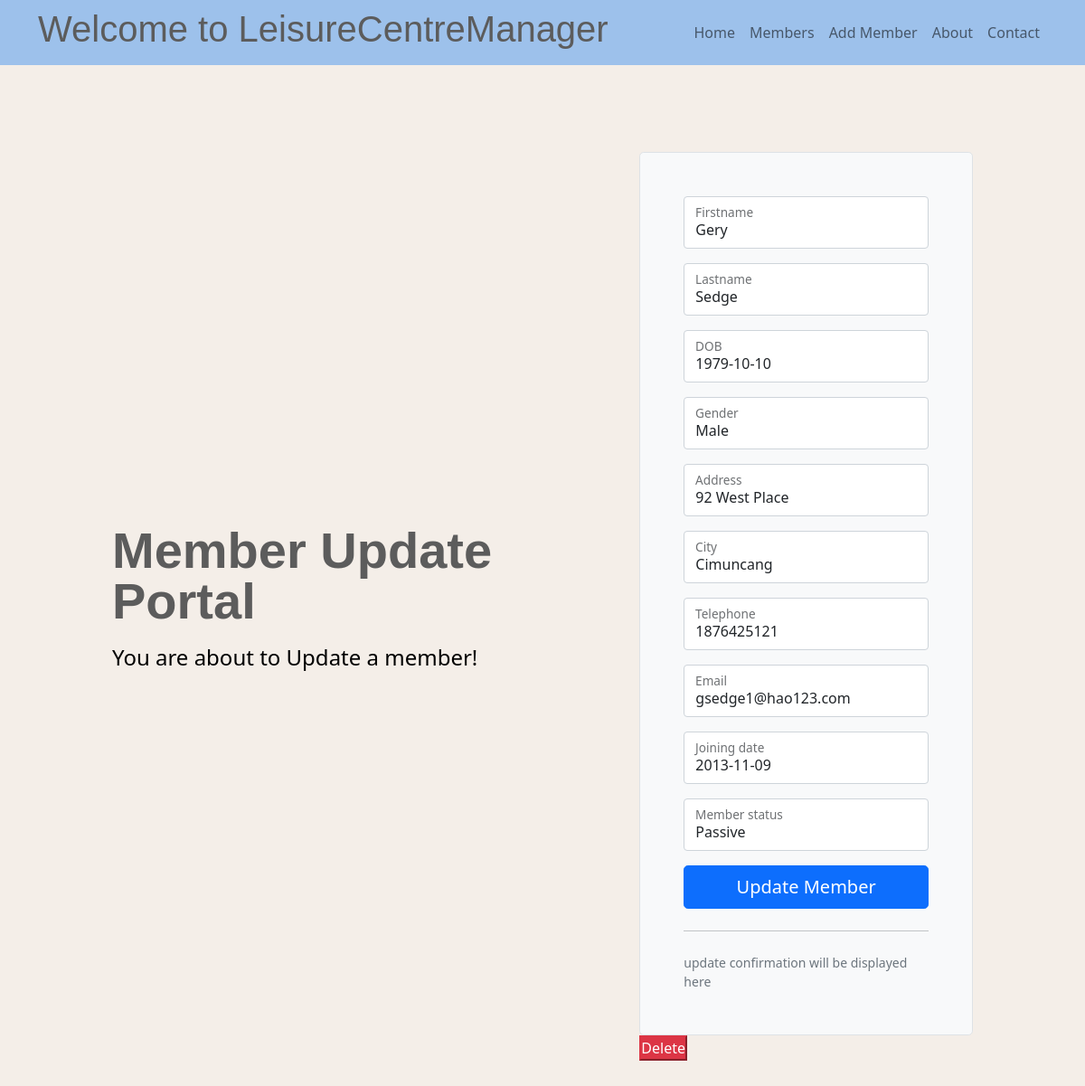
/2/update, run on the app's committed database.
### tables this page shows
CREATE TABLE "members" (
	"MemberID"	INTEGER NOT NULL UNIQUE,
	"Firstname"	TEXT NOT NULL,
	"Lastname"	TEXT NOT NULL,
	"DOB" TEXT NOT NULL,
	"Gender" TEXT,
	"Address" TEXT,
	"City" TEXT,
	"Telephone" TEXT NOT NULL,
	"Email"	TEXT NOT NULL,
	"Startdate" TEXT NOT NULL,
	"Membership" TEXT,
	PRIMARY KEY("MemberID" AUTOINCREMENT)
);

### app.py (the view, shortened to what this page needs)
@app.route("/<int:MemberID>/update", methods=("GET","POST"))
def update(MemberID):
    aMemberRecord = getMember(MemberID)
    return render_template("updateMember.html", title="Update Members", MemberRecord=aMemberRecord )

### app.py (called while the page is built)
def leisureCentreCon():
    conn = sql.connect(r"LeisureCenterManager by Flask\webflask\leisureCentre.db")  ### !!!! is r necessary!!
    conn.row_factory = sql.Row
    return conn

def getMember(recordID):
    memberConn = leisureCentreCon()
    cursor = memberConn.cursor()
    aMember = cursor.execute("SELECT* FROM members WHERE MemberID =?", (recordID,)).fetchone()
    memberConn.close()
    if aMember is None:
        abort(Response(f"No Record {aMember} was found in DB"))
    return aMember   # why dont we use else?

### templates/updateMember.html (shortened to what this page needs)
{% extends 'base.html' %} {% block content %}
<div class="container col-xl-10 col-xxl-8 px-4 py-5">
  <div class="row align-items-center g-lg-5 py-5">
    <div class="col-lg-7 text-center text-lg-start">
      <h1 class="display-4 fw-bold lh-1 mb-3">Member Update Portal</h1>
      <p class="col-lg-10 fs-4">
        {% block title %} You are about to {{MemberRecord['title']}} {% endblock
        %} Update a member!
      </p>
    </div>
    <div class="col-md-10 mx-auto col-lg-5">
      <form method="post" class="p-4 p-md-5 border rounded-3 bg-light">
        <div class="form-floating mb-3">
          <input
            type="text"
            class="form-control"
            id="Firstname"
            name="Firstname"
            placeholder="First Name"
            value="{{request.form['Firstname'] or MemberRecord['Firstname']}}"
          />
          <label for="Member">Firstname</label>
        </div>
        <div class="form-floating mb-3">
          <input
            type="text"
            class="form-control"
            id="Lastname"
            name="Lastname"
            placeholder="Lastname"
            value="{{request.form['Lastname'] or MemberRecord['Lastname']}}"
          />
          <label for="Member">Lastname</label>
        </div>
        <div class="form-floating mb-3">
          <input
            type="text"
            class="form-control"
            id="DOB"
            name="DOB"
            placeholder="Date of Birth"
            value="{{request.form['DOB'] or MemberRecord['DOB']}}"
          />
          <label for="Member">DOB</label>
        </div>
        <div class="form-floating mb-3">
          <input
            type="text"
            class="form-control"
            id="Gender"
            name="Gender"
            placeholder="Gender"
            value="{{request.form['Gender'] or MemberRecord['Gender']}}"
          />
          <label for="Member">Gender</label>
        </div>
        <div class="form-floating mb-3">
          <input
            type="text"
            class="form-control"
            id="Address"
            name="Address"
            placeholder="Address"
            value="{{request.form['Address'] or MemberRecord['Address']}}"
          />
          <label for="Member">Address</label>
        </div>
        <div class="form-floating mb-3">
          <input
            type="text"
            class="form-control"
            id="City"
            name="City"
            placeholder="City"
            value="{{request.form['City'] or MemberRecord['City']}}"
          />
          <label for="Member">City</label>
        </div>
        <div class="form-floating mb-3">
          <input
            type="text"
            class="form-control"
            id="Telephone"
            name="Telephone"
            placeholder="Telephone"
            value="{{request.form['Telephone'] or MemberRecord['Telephone']}}"
          />
          <label for="Member">Telephone</label>
        </div>
        <div class="form-floating mb-3">
          <input
            type="text"
            class="form-control"
            id="Email"
            name="Email"
            placeholder="Type your email"
            value="{{request.form['Email'] or MemberRecord['Email']}}"
          />
          <label for="Member">Email</label>
        </div>
        <div class="form-floating mb-3">
          <input
            type="text"
            class="form-control"
            id="Startdate"
            name="Startdate"
            placeholder="Joining date"
            value="{{request.form['Startdate'] or MemberRecord['Startdate']}}"
          />
          <label for="Member">Joining date</label>
        </div>
        <div class="form-floating mb-3">
          <input
            type="text"
            class="form-control"
            id="Membership"
            name="Membership"
            placeholder="Membership"
            value="{{request.form['Membership'] or MemberRecord['Membership']}}"
          />
          <label for="Member">Member status</label>
        </div>
        <button class="w-100 btn btn-lg btn-primary" type="submit">
          Update Member
        </button>
        <hr class="my-4" />
        <small class="text-muted">
          update confirmation will be displayed here</small
        >
      </form>
      <form
        action="{{url_for('delete', MemberID=MemberRecord['MemberID'])}}"
        method="POST"
      >
        <input type="submit" value="Delete" onclick="" class="btn-danger" />
      </form>
    </div>
  </div>
</div>
{% endblock content %}

### static/css/styles.css (style rules this page uses)
* { margin: 0; padding: 0; }
nav, body { background-color: rgb(157, 193, 235); }
p { color: black; }
h1 { font-family: cursive, sans-serif; color: #5c5c5c; }
input { width: inherit; }

### data on the page
members: Firstname "Gery", Lastname "Sedge", DOB "1979-10-10", Gender "Male", Address "92 West Place", City "Cimuncang", Telephone "1876425121", Email "gsedge1@hao123.com", Startdate "2013-11-09", Membership "Passive"
